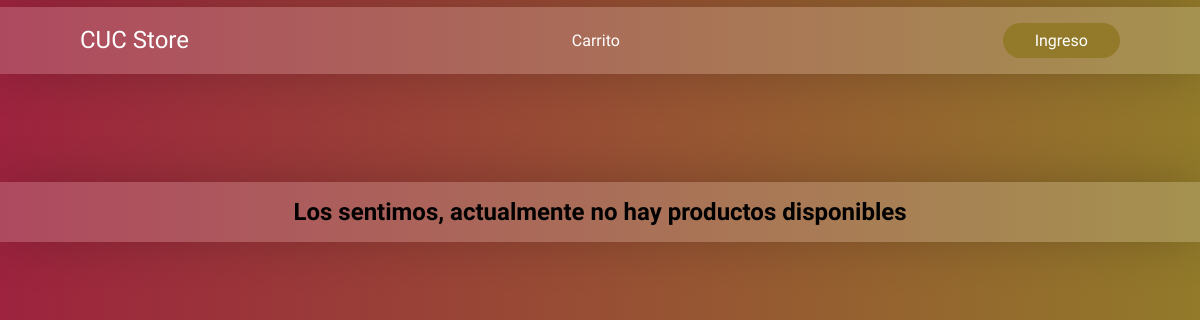
Before: / with the older database file.
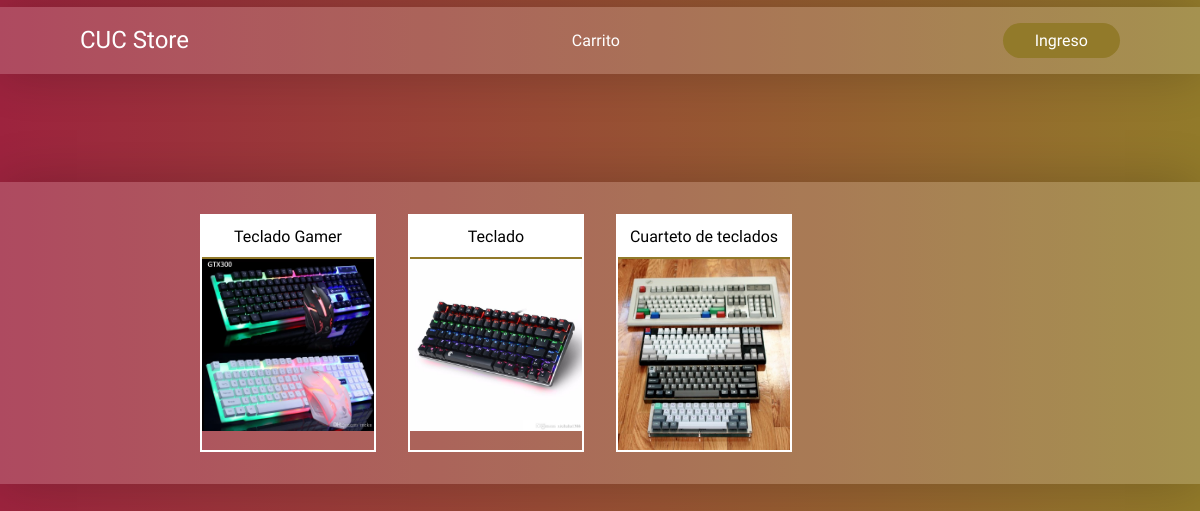
After: the same page with the newer database file.
### tables this page shows
CREATE TABLE `inventario`  (
  `id` int NOT NULL AUTO_INCREMENT,
  `nombre` varchar(30) NULL DEFAULT NULL,
  `precio` varchar(15) NULL DEFAULT NULL,
  `cantidad` int NULL DEFAULT NULL,
  `imagen` varchar(25) NULL DEFAULT NULL,
  PRIMARY KEY (`id`) USING BTREE
);

### app/controladores/Pagina.php (called while the page is built, shortened)
<?php
	class Pagina extends Controlador{
        public function index(){
            $datos['productos'] = $this->modelo('Inventario')->productos();
			$this->vista('home', $datos);
        }
    }
?>

### app/librerias/Core.php (called while the page is built, shortened)
<?php
	class Core {
		protected $controladorActual = 'Pagina';
		protected $metodoActual = 'index';
		public function __construct(){
			$url = $this->getUrl();
			if (isset($url) && file_exists('../app/controladores/'.ucwords($url[0]).'.php')) {
				$this->controladorActual = ucwords($url[0]);
				unset($url[0]);
				require_once '../app/controladores/'.$this->controladorActual.'.php';
				$this->controladorActual = new $this->controladorActual;
				if (isset($url[1])) {
					if (method_exists($this->controladorActual, $url[1])) {
						$this->metodoActual = $url[1];
						unset($url[1]);
					}
				}
			}else{
				$this->controladorActual = new $this->controladorActual;
			}
			$this->parametros = $url ? array_values($url) : [];
			call_user_func_array([$this->controladorActual, $this->metodoActual], $this->parametros);
		}
	}
?>

### public/index.php (called while the page is built, shortened)
<?php
	$iniciar = new Core;
?>

### app/librerias/Base.php (called while the page is built, shortened)
<?php
	class Base{
		private $host = DB_HOST;
		private $usuario = DB_USUARIO;
		private $password = DB_PASSWORD;
		private $nombre_base = DB_NOMBRE;
		private $dbh;
		private $stmt;
		public function __construct(){
			$dsn = 'mysql:host='.$this->host.';dbname='.$this->nombre_base;
			$opciones = array(
					PDO::ATTR_PERSISTENT => true,
					PDO::ATTR_ERRMODE => PDO::ERRMODE_EXCEPTION
				);
			try {
				$this->dbh = new PDO($dsn,$this->usuario,$this->password, $opciones);
				$this->dbh->exec('set names utf8');
			} catch (PDOException $e) {
				$this->error =$e->getMessage();
				echo $this->error;
			}
		}
		public function query($sql){
			$this->stmt = $this->dbh->prepare($sql);
		}
		public function execute(){
			return $this->stmt->execute();
		}
		public function registros(){
			$this->execute();
			return $this->stmt->fetchAll(PDO::FETCH_OBJ);
		}
	}
?>

### app/modelos/Inventario.php (called while the page is built, shortened)
<?php
	class Inventario{
		private $db;
		public function __construct(){
			$this->db = new Base;
		}
		public function productos(){
			$this->db->query("SELECT id, nombre, precio, cantidad, imagen FROM inventario
							WHERE cantidad>0");
			$R = $this->db->registros();
			if($R==[]){
				return false;
			}else{
				return $R;
			}
		}
	}
?>

### app/vistas/home.php (the view, shortened to what this page needs)
<?php include_once(RUTA_APP.'/vistas/componentes/header.php')?>
    <link rel="stylesheet" href="<?php echo RUTA_URL?>/css/home.css">
</head>
<body>
<?php include_once(RUTA_APP.'/vistas/componentes/navbar.php')?>
    <div class="container">
        <div class="productos">
<?php if($datos['productos']): ?>
            <?php foreach($datos['productos'] as $key): ?>
            <div class="producto-item">
                <div class="producto-nom">
                    <p><?php echo $key->nombre?></p>
                </div>
                <div class="producto-img">
                    <img src="img/productos/<?php echo $key->imagen?>">
                </div>
            </div>
            <?php endforeach; ?>
<?php else: ?>
                <h2>Los sentimos, actualmente no hay productos disponibles</h2>
<?php endif; ?>
        </div>
    </div>
</body>
</html>

### app/librerias/Controlador.php (shortened to what this page needs)
<?php
	class Controlador{
		public function vista($vista, $datos = []){
			if (file_exists('../app/vistas/'.$vista.'.php')) {
				require_once '../app/vistas/'.$vista.'.php';
			}else{
				die('La vista no existe');
			}
		}
	}
?>

### app/vistas/componentes/header.php (shortened to what this page needs)
<!DOCTYPE html>
<html lang="es">
<head>
    <link rel="stylesheet" href="<?php echo RUTA_URL?>/css/global.css">

### app/vistas/componentes/navbar.php
    <header>
        <div class="container">
            <a class="logo" href="<?php echo RUTA_URL ?>">CUC Store</a>
<?php if(isset($datos['cliente'])):?>
            <nav>
                <ul class="nav-links">
                    <li>
                        <a href="<?php echo RUTA_URL ?>/pedidos">Mis Pedidos</a>
                    </li>
                    <li>
                        <a class="vercarro" href="#">Carrito</a>
                    </li>
                </ul>
            </nav>
            <a>Hola, <?php echo $datos['cliente'] ?></a>
            <a class="cta" href="<?php echo RUTA_URL ?>/logout">Salir</a>
<?php else:?>
<?php if(!isset($datos['login'])): ?>
            <nav>
                <ul class="nav-links">
                    <li>
                        <a class="vercarro" href="#">Carrito</a>
                    </li>
                </ul>
            </nav>
            <a class="cta" href="<?php echo RUTA_URL ?>/login">Ingreso</a>
<?php endif; ?>
<?php endif; ?>
        </div>
    </header>

### public/css/global.css (style rules this page uses)
* { margin: 0; padding: 0; font-family: 'Hammersmith One', sans-serif; box-sizing: border-box; }
body { height: 100vh; background: linear-gradient(to right, #9d233e, #927a2a); }
li,a,button { text-decoration: none; color: #fff; }
header { display: flex; flex-direction: column; justify-content: center; align-items: center; height: 10vh; }
.container { background-color: rgba(252, 252, 252, 0.178); position: relative; width: 100%; height:auto; margin: 2rem 0; display: flex; justify-content: space-between; align-items: center; padding: 1rem 5rem; box-shadow: 0px 0px 50px rgba(0, 0, 0, 0.2); }
.nav-links { display: flex; list-style: none; text-align: center; }
.nav-links li { padding: .5rem 1rem; }
.nav-links li a { transition: .3s; position: relative; }
.nav-links li a::before { content: ''; position: absolute; bottom: -5px; left:0; width:0%; height:4px; border-radius: 50px; background: #fff; box-shadow: 0 0 10px #fff; transition: .3s ease; }
.cta { padding: .5rem 2rem; background-color: #927a2a; border:none; border-radius: 50px; transition: .3s ease; }
.logo { font-size: 1.5em; transition:.3s; position: relative; }

### public/css/home.css (style rules this page uses)
.productos { display: flex; flex-wrap: wrap; max-width: 100%; margin-left: auto; margin-right: auto; }
.producto-item { position: relative; box-sizing: border-box; width: calc(50% - 2em); overflow: hidden; border: 2px solid #fff; margin: 1em; cursor: pointer; }
.producto-item .producto-img { width: 100%; overflow: hidden; }
.producto-item img { width: 100%; display: block; transition: all 0.3s; }
.producto-item .producto-nom { text-align: center; padding: .7em; background-color: #fff; border-bottom: 2px solid #927a2a; }
@media (min-width: 600px) { .producto-item { width: calc(33.33% - 2em); } }
@media (min-width: 1000px) { .productos { max-width: 80%; } }
@media (min-width: 1000px) { .producto-item { width: calc(25% - 2em); } }

Changed rows visible on the page:
added inventario: nombre "Teclado Gamer", imagen (picture)
added inventario: nombre "Teclado", imagen (picture)
added inventario: nombre "Cuarteto de teclados", imagen (picture)
Other visible differences:
text no longer shown: "Los sentimos, actualmente no hay productos disponibles"
